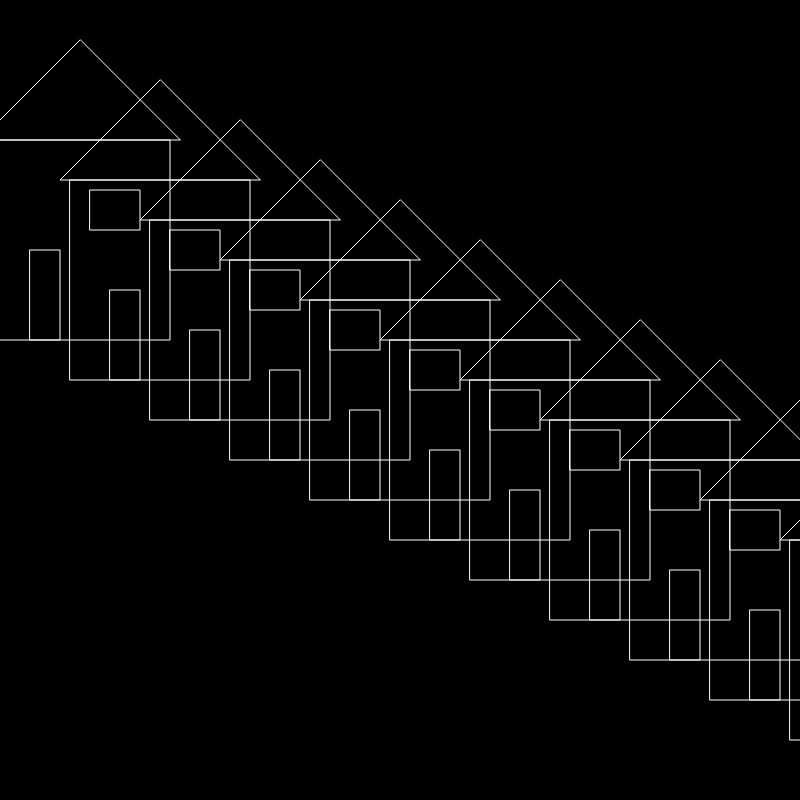
Frame 1 (no input)
Frame 60 (no input): identical to frame 1, image omitted
Frame 120 (the mouse pressed at the canvas centre since frame 60): identical to frame 1, image omitted

The p5.js sketch that drew this single still picture (run headless with seeded random() and noise() and a simulated clock; from frame 60 on, the mouse is pressed at the canvas centre):

// p5.js sketch
// ── sketch.js
function setup() {
  createCanvas(800, 800);
  noFill();
  stroke(255);
}

function draw() {
  background(0);
  
  for (var i=0; i<20; i++) {
    translate(80, 40);
    drawHouse();
  }
}

function drawHouse() {
  triangle(0, 0, -100, 100, 100, 100);
  rect(-90, 100, 180, 200);
  rect(-50, 210, 30, 90);
  rect( 10, 150, 50, 40);
}
